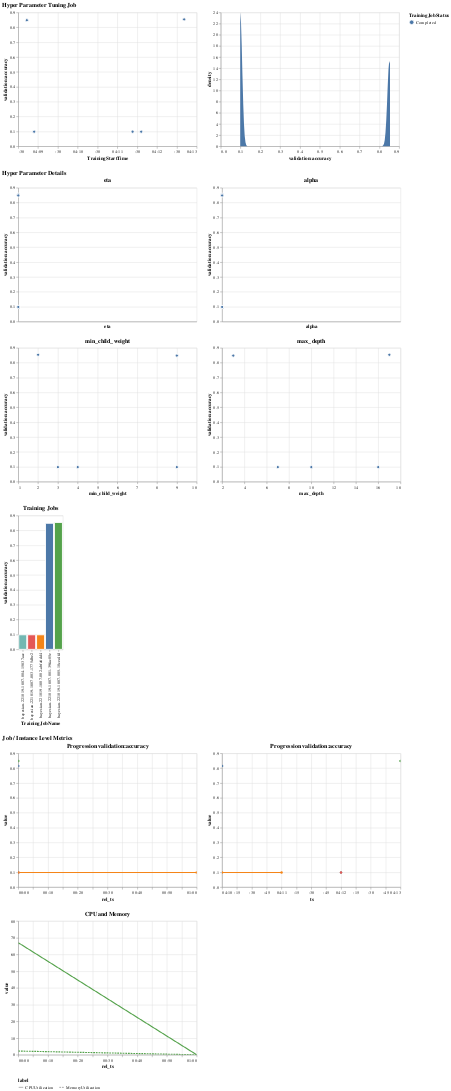

This figure's notebook cell:
### Markdown cell above
Please ensure that the role used by SageMaker allows the cloudwatch:ListMetrics action on IAM.

### Code cell
from reporting_util import analyze_hpo_job
analyze_hpo_job(tuner)
